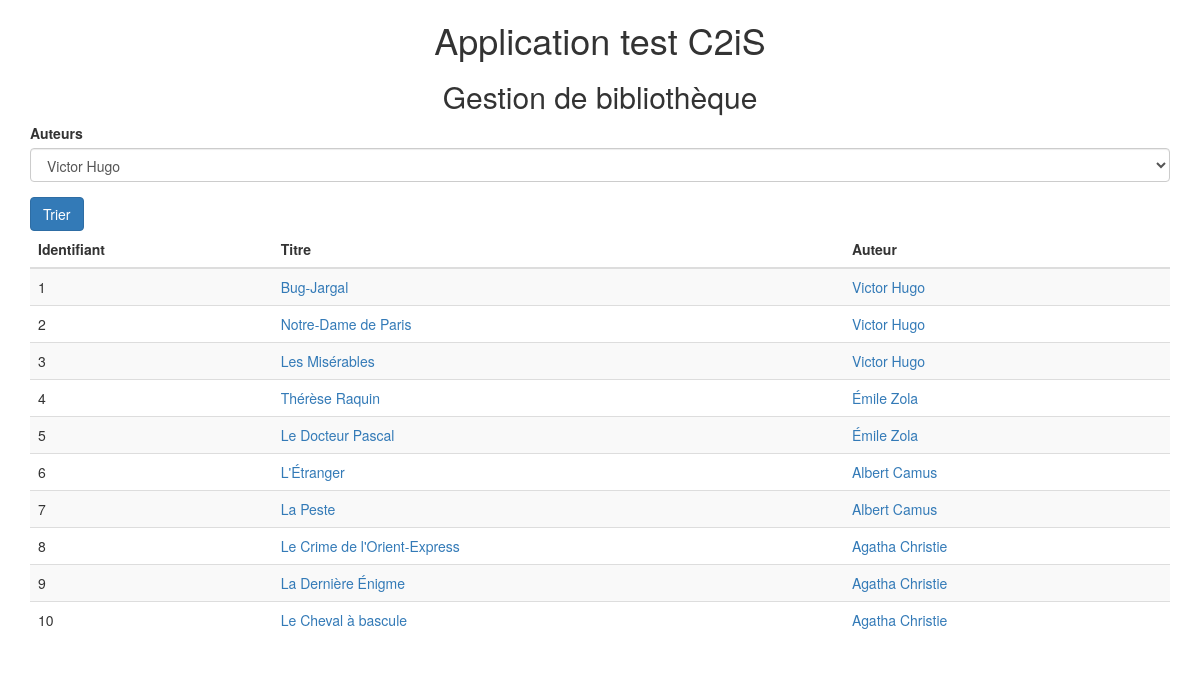
The page / on the database its author committed.
### tables this page shows
CREATE TABLE `books` (
  `book_id` int(11) NOT NULL AUTO_INCREMENT,
  `book_title` varchar(255) NOT NULL,
  `author_id` int(11) NOT NULL,
  `book_desc` varchar(500) NOT NULL,
  PRIMARY KEY (`book_id`)
);

CREATE TABLE `authors` (
  `author_id` int(11) NOT NULL AUTO_INCREMENT,
  `author_firstname` varchar(255) NOT NULL,
  `author_name` varchar(255) NOT NULL,
  `author_desc` varchar(500) NOT NULL,
  PRIMARY KEY (`author_id`)
);

### class/App.php (called while the page is built, shortened)
<?php
class App{
	static $db=null;
	static function getDatabase(){
		if(!self::$db){
			return new Database('root','root','localhost','appli_C2iS');
		}
		return self::$db;
	}
}

### class/Database.php (called while the page is built)
<?php
class Database{
	private $bdd;
	public function __construct($login,$password,$host,$dbname){
		try
		{
			$this->bdd = new PDO("mysql:host=$host;dbname=$dbname;charset=utf8", $login, $password, array(PDO::ATTR_ERRMODE => PDO::ERRMODE_EXCEPTION));
		}
			catch (Exception $e)
		{
			$this->bdd= false;
		}
	}
	public function getStatusBdd(){
		return ($this->bdd)?true:false;
	}
	public function query($query,$params=false){
		if($params){
			$req = $this->bdd->prepare($query);
			$req->execute($params);
		}else{
			$req= $this->bdd->query($query);
		}
		return $req;
	}
}

### class/Library.php (the view, shortened to what this page needs)
<?php
class Library{
	private function getBooks($bdd){
		$req = $bdd->query('SELECT books.book_id,books.book_title,books.author_id,authors.author_firstname,authors.author_name
			FROM books
			INNER JOIN authors
			ON books.author_id=authors.author_id',[]);
		return $req->fetchAll();
	}
	private function getDistinctAuthors($books){
		$authors=[];
		foreach ($books as $book ) {
			$authors[$book['author_id']]=$book['author_firstname'].' '.$book['author_name'];
		}
		return $authors;
	}
	public function buildListBooks($bdd){
		$books=$this->getBooks($bdd);
		$authors=$this->getDistinctAuthors($books);
		?>
		<form method="post" action="/index.php?page=booksAuthor">
			<div class="form-group">
			  <label for="sel1">Auteurs</label>
			  <select class="form-control" id="author" name="author">
			    <?php foreach ($authors as $key =>$author): ?>
			    <option value="<?= $key ?>"><?= $author ?></option>
			    <?php endforeach; ?>
			  </select>
			</div>
			<button type="submit" class="btn btn-primary">Trier</button>
        </form>
		<table class="table table-striped">
		    <thead>
		      <tr>
		        <th>Identifiant</th>
		        <th>Titre</th>
		        <th>Auteur</th>
		      </tr>
		    </thead>
		    <tbody>
		<?php foreach ($books as $book): ?>
	      <tr>
	        <td><?= $book['book_id'] ?></td>
	        <td><a href="/index.php?page=book&id=<?= $book['book_id'] ?>"><?= $book['book_title'] ?></a></td>
	        <td><a href="/index.php?page=author&id=<?= $book['author_id'] ?>"><?= $book['author_firstname'] ?> <?= $book['author_name'] ?></a></td>
	      </tr>
    	<?php endforeach; ?>
	    	  </tbody>
		  </table>
		<?php
	}
		?>
		<? endif;
}

### includes/header.php (shortened to what this page needs)
<!DOCTYPE html>
<html lang="fr">
  <head>
    <link href="css/bootstrap.min.css" rel="stylesheet">
  </head>
  <body>
    <div class="container">

### index.php (shortened to what this page needs)
<?php
  require 'includes/header.php';
  $bdd=App::getDatabase();
  $statusBdd=$bdd->getStatusBdd();
  if($statusBdd){
    $library=App::getLibrary();
  }
?>
      <div class="row">
        <div class="col-md-12 text-center">
          <h1>Application test C2iS</h1>
          <h2>Gestion de bibliothèque</h2>
        </div>
      </div>
      <div class="row">
        <div class="col-md-12">
          <?php if(!$statusBdd): ?>
            <div class="alert alert-danger" role="alert">
              <div>Impossible de se connecter à la base de données.</div>
              <div>Veuillez vérifier vos données de connexion.</div>
              <div>Utilisateur='root' , Mot de passe='root', Hôte='localhost' , Nom de la base='appli_C2iS' </div>
            </div>
          <?php else:
            $page=(isset($_GET['page']))?$_GET['page']:'';
            if(empty($page) || isset($_GET['id']) && !is_int((int) $_GET['id'])
              || isset($_POST['author']) && !is_int((int) $_POST['author'])){
               $library->buildListBooks($bdd);
            }
           endif; ?>
        </div>
      </div>
<?php
  require 'includes/footer.php';
?>

### includes/footer.php
 </div>
  </body>
</html>

### rows shown on the page
books: book_id "1", book_title "Bug-Jargal", author.author_firstname "Victor", author.author_name "Hugo"
books: book_id "2", book_title "Notre-Dame de Paris", author.author_firstname "Victor", author.author_name "Hugo"
books: book_id "3", book_title "Les Misérables", author.author_firstname "Victor", author.author_name "Hugo"
books: book_id "4", book_title "Thérèse Raquin", author.author_firstname "Émile", author.author_name "Zola"
books: book_id "5", book_title "Le Docteur Pascal", author.author_firstname "Émile", author.author_name "Zola"
books: book_id "6", book_title "L'Étranger", author.author_firstname "Albert", author.author_name "Camus"
books: book_id "7", book_title "La Peste", author.author_firstname "Albert", author.author_name "Camus"
books: book_id "8", book_title "Le Crime de l'Orient-Express", author.author_firstname "Agatha", author.author_name "Christie"
books: book_id "9", book_title "La Dernière Énigme", author.author_firstname "Agatha", author.author_name "Christie"
books: book_id "10", book_title "Le Cheval à bascule", author.author_firstname "Agatha", author.author_name "Christie"

### other values the page prints
form field author "Victor Hugo"
